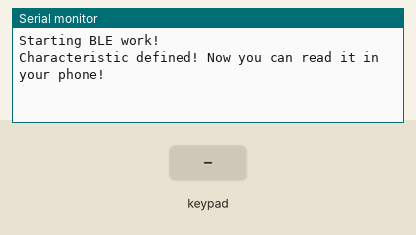
A program run on a simulated ESP32. On the bench: the last lines printed to the serial monitor. The test bench sets the inputs (shaded band). Nothing arrives over Bluetooth unless stated; a phone connects over Bluetooth LE 3 s after start.

Above: at 1.2 s.
1.3 s: key '!' pressed
At 2.1 s:
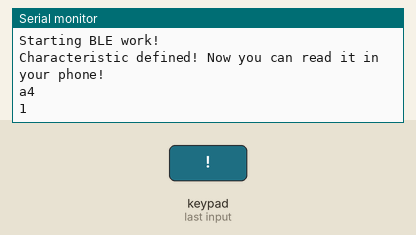
2.8 s: keypad keys 1 2 pressed 0.4 s apart
At 3.06 s:
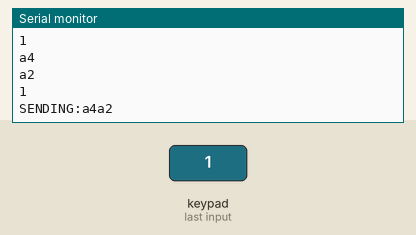
5.1 s: key '"' pressed
At 6.3 s:
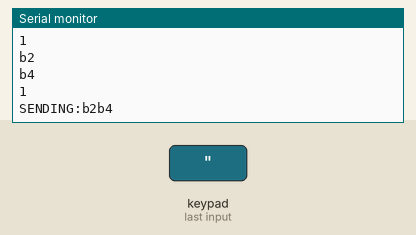
6.6 s: keypad keys 1 2 # pressed 0.4 s apart
At 7.26 s:
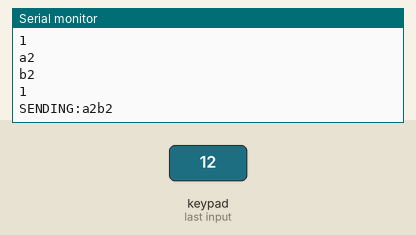
9.3 s: key '&' pressed
At 10.5 s:
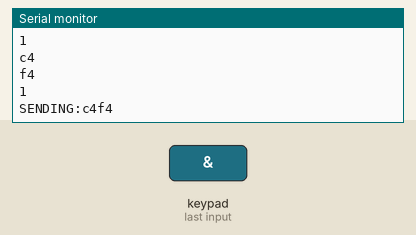
10.8 s: key ''' pressed
At 11.8 s:
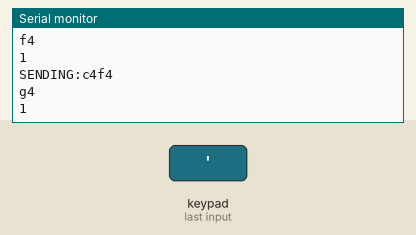

The program:

main.cpp
```cpp
#include <Keypad.h>
#include <BLEDevice.h>
#include <BLEUtils.h>
#include <BLEServer.h>
#include <BLE2902.h>

#define SERVICE_UUID "4fafc201-1fb5-459e-8fcc-c5c9c331914b"
#define CHARACTERISTIC_UUID "beb5483e-36e1-4688-b7f5-ea07361b26a8"

BLECharacteristic *pCharacteristic;
BLEServer *pServer;

const byte ROWS = 8; //four rows
const byte COLS = 8; //three columns
char keys[ROWS][COLS] = {
    {1, 2, 3, 4, 5, 6, 7, 8},
    {9, 10, 11, 12, 13, 14, 15, 16},
    {17, 18, 19, 20, 21, 22, 23, 24},
    {25, 26, 27, 28, 29, 30, 31, 32},
    {33, 34, 35, 36, 37, 38, 39, 40},
    {41, 42, 43, 44, 45, 46, 47, 48},
    {49, 50, 51, 52, 53, 54, 55, 56},
    {57, 58, 59, 60, 61, 62, 63, 64},
};

String cells[64] = {"a8", "b8", "c8", "d8", "e8", "f8", "g8", "h8",
                    "a7", "b7", "c7", "d7", "e7", "f7", "g7", "h7",
                    "a6", "b6", "c6", "d6", "e6", "f6", "g6", "h6",
                    "a5", "b5", "c5", "d5", "e5", "f5", "g5", "h5",
                    "a4", "b4", "c4", "d4", "e4", "f4", "g4", "h4",
                    "a3", "b3", "c3", "d3", "e3", "f3", "g3", "h3",
                    "a2", "b2", "c2", "d2", "e2", "f2", "g2", "h2",
                    "a1", "b1", "c1", "d1", "e1", "f1", "g1", "h1"};

byte rowPins[ROWS] = {32, 33, 25, 26, 27, 14, 12, 13}; //connect to the row pinouts of the kpd
byte colPins[COLS] = {23, 22, 21, 19, 18, 17, 16, 15}; //connect to the column pinouts of the kpd

Keypad kpd = Keypad(makeKeymap(keys), rowPins, colPins, ROWS, COLS);

unsigned long loopCount;
unsigned long startTime;
String move;
int numberOfKeyPresses;
void startBLE();

void setup()
{
  Serial.begin(9600);
  numberOfKeyPresses = 0;
  move = "";
  startBLE();
}

void loop()
{
  char key = kpd.getKey();
  if (key != NO_KEY)
  {
    int index = (int)key;
    String cell = cells[index - 1];
    Serial.println(move);
    Serial.println(cell);
    Serial.println(move != cell);

    if (numberOfKeyPresses < 2 && move != cell)
    {
      move = move + cell;
      numberOfKeyPresses++;
    }

    if (numberOfKeyPresses == 2)
    {
      Serial.print("SENDING:");
      Serial.println(move);
      pCharacteristic->setValue(move.c_str());
      pCharacteristic->notify();
      move = "";
      numberOfKeyPresses = 0;
      Serial.flush();
    }
    }

  // if (Serial.available() > 0)
  // {
  //   String input = Serial.readStringUntil('\n');
  //   if (numberOfKeyPresses < 2)
  //   {
  //     move = move + input;
  //     numberOfKeyPresses++;
  //   }

  //   if (numberOfKeyPresses == 2)
  //   {
  //     Serial.print("SENDING:");
  //     Serial.println(move);
  //     pCharacteristic->setValue(move.c_str());
  //     pCharacteristic->notify();
  //     move = "";
  //     numberOfKeyPresses = 0;
  //   }
  // }

  // if(pServer->getConnectedCount() == 0){
  //   BLEDevice::startAdvertising();
  // }
}

void startBLE()
{
  Serial.println("Starting BLE work!");

  BLEDevice::init("Rolling Pawn");
  pServer = BLEDevice::createServer();
  BLEService *pService = pServer->createService(SERVICE_UUID);
  pCharacteristic = pService->createCharacteristic(
      CHARACTERISTIC_UUID,
         BLECharacteristic::PROPERTY_READ |
          BLECharacteristic::PROPERTY_WRITE |
          BLECharacteristic::PROPERTY_NOTIFY);

  pCharacteristic->addDescriptor(new BLE2902());
  pCharacteristic->setValue("Hello World says Neil");
  pService->start();
  // BLEAdvertising *pAdvertising = pServer->getAdvertising();  // this still is working for backward compatibility
  BLEAdvertising *pAdvertising = BLEDevice::getAdvertising();
  pAdvertising->addServiceUUID(SERVICE_UUID);
  pAdvertising->setScanResponse(true);
  pAdvertising->setMinPreferred(0x06); // functions that help with iPhone connections issue
  pAdvertising->setMinPreferred(0x12);
  BLEDevice::startAdvertising();
  Serial.println("Characteristic defined! Now you can read it in your phone!");
}
```

Measured:
- after the input at 1.3 s, the serial monitor: prints a new line at once (image 1)
- after the input at 2.8 s, the serial monitor: prints a new line at once (image 2)
- after the input at 5.1 s, the serial monitor: prints a new line at once (image 3)
- after the input at 6.6 s, the serial monitor: prints a new line at once (image 4)
- after the input at 9.3 s, the serial monitor: prints a new line at once (image 5)
- after the input at 10.8 s, the serial monitor: prints a new line at once (image 6)
